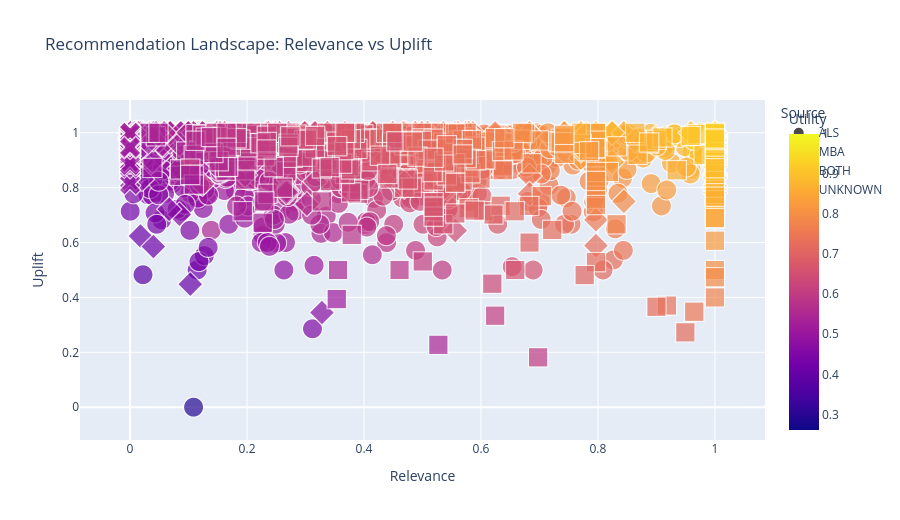
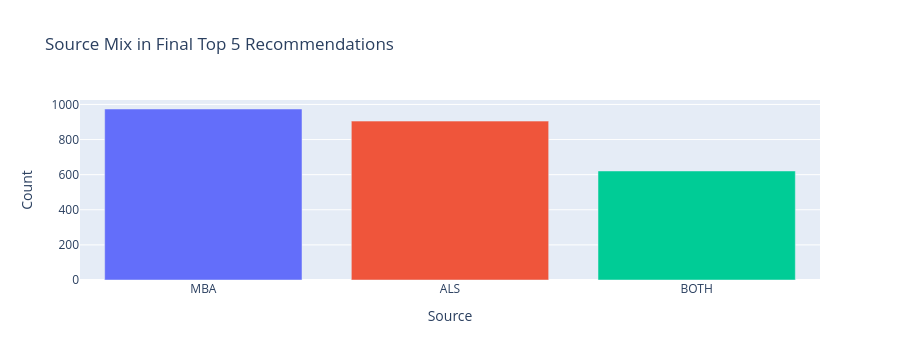

Source (notebook cell) for these figures, in order:
### Code cell
sample_size = min(4000, len(scored_candidates))
scatter_sample = scored_candidates.sample(sample_size, random_state=42).copy()
scatter_sample['Source'] = scatter_sample['source_detail'].fillna('UNKNOWN')

fig_scatter = px.scatter(
    scatter_sample,
    x='Relevance',
    y='Uplift',
    color='Utility',
    symbol='Source',
    size='Normalized_Margin',
    hover_data=['household_key', 'COMMODITY_DESC', 'Context'],
    title='Recommendation Landscape: Relevance vs Uplift',
)
fig_scatter.update_layout(height=520)
fig_scatter.show()

top5_source_mix = top5['source_detail'].value_counts().rename_axis('Source').reset_index(name='Count')
fig_source = px.bar(
    top5_source_mix,
    x='Source',
    y='Count',
    color='Source',
    title='Source Mix in Final Top 5 Recommendations',
)
fig_source.update_layout(height=360, showlegend=False)
fig_source.show()

### Figure 1 — Plotly figure (JSON) as saved in the notebook; plotly's stock layout.template omitted (floating-point values rounded to 4 significant figures; data arrays with more than 128 entries replaced by an {"elided": "..."} marker saying what was removed)
{"data": [{"customdata": {"elided": "2754x3 mixed values"}, "hovertemplate": "Source=ALS<br>Relevance=%{x}<br>Uplift=%{y}<br>Normalized_Margin=%{marker.size}<br>household_key=%{customdata[0]}<br>COMMODITY_DESC=%{customdata[1]}<br>Context=%{customdata[2]}<br>Utility=%{marker.color}<extra></extra>", "legendgroup": "ALS", "marker": {"color": {"elided": "2754 float values"}, "coloraxis": "coloraxis", "size": {"elided": "2754 float values"}, "sizemode": "area", "sizeref": 0.0025, "symbol": "circle"}, "mode": "markers", "name": "ALS", "showlegend": true, "type": "scattergl", "x": {"elided": "2754 float values"}, "xaxis": "x", "y": {"elided": "2754 float values"}, "yaxis": "y"}, {"customdata": {"elided": "704x3 mixed values"}, "hovertemplate": "Source=MBA<br>Relevance=%{x}<br>Uplift=%{y}<br>Normalized_Margin=%{marker.size}<br>household_key=%{customdata[0]}<br>COMMODITY_DESC=%{customdata[1]}<br>Context=%{customdata[2]}<br>Utility=%{marker.color}<extra></extra>", "legendgroup": "MBA", "marker": {"color": {"elided": "704 float values"}, "coloraxis": "coloraxis", "size": {"elided": "704 float values"}, "sizemode": "area", "sizeref": 0.0025, "symbol": "diamond"}, "mode": "markers", "name": "MBA", "showlegend": true, "type": "scattergl", "x": {"elided": "704 float values"}, "xaxis": "x", "y": {"elided": "704 float values"}, "yaxis": "y"}, {"customdata": {"elided": "481x3 mixed values"}, "hovertemplate": "Source=BOTH<br>Relevance=%{x}<br>Uplift=%{y}<br>Normalized_Margin=%{marker.size}<br>household_key=%{customdata[0]}<br>COMMODITY_DESC=%{customdata[1]}<br>Context=%{customdata[2]}<br>Utility=%{marker.color}<extra></extra>", "legendgroup": "BOTH", "marker": {"color": {"elided": "481 float values"}, "coloraxis": "coloraxis", "size": {"elided": "481 float values"}, "sizemode": "area", "sizeref": 0.0025, "symbol": "square"}, "mode": "markers", "name": "BOTH", "showlegend": true, "type": "scattergl", "x": {"elided": "481 float values"}, "xaxis": "x", "y": {"elided": "481 float values"}, "yaxis": "y"}, {"customdata": {"elided": "61x3 mixed values"}, "hovertemplate": "Source=UNKNOWN<br>Relevance=%{x}<br>Uplift=%{y}<br>Normalized_Margin=%{marker.size}<br>household_key=%{customdata[0]}<br>COMMODITY_DESC=%{customdata[1]}<br>Context=%{customdata[2]}<br>Utility=%{marker.color}<extra></extra>", "legendgroup": "UNKNOWN", "marker": {"color": [0.5064, 0.525, 0.5083, 0.4938, 0.4889, 0.5209, 0.5237, 0.5114, 0.5099, 0.5157, 0.4901, 0.525, 0.5192, 0.525, 0.5222, 0.525, 0.5029, 0.5172, 0.3207, 0.525, 0.525, 0.5181, 0.5425, 0.5055, 0.5227, 0.5209, 0.5143, 0.5043, 0.4821, 0.4781, 0.525, 0.3523, 0.525, 0.525, 0.5164, 0.3207, 0.5165, 0.3513, 0.5152, 0.5199, 0.4956, 0.4934, 0.4991, 0.5146, 0.525, 0.5232, 0.4985, 0.5123, 0.5163, 0.5083, 0.5187, 0.5227, 0.4987, 0.4958, 0.5229, 0.525, 0.525, 0.511, 0.5121, 0.3086, 0.3527], "coloraxis": "coloraxis", "size": [1.0, 1.0, 1.0, 1.0, 1.0, 1.0, 1.0, 1.0, 1.0, 1.0, 1.0, 1.0, 1.0, 1.0, 1.0, 1.0, 1.0, 1.0, 0.0, 1.0, 1.0, 1.0, 1.0, 1.0, 1.0, 1.0, 1.0, 1.0, 1.0, 1.0, 1.0, 0.0, 1.0, 1.0, 1.0, 0.0, 1.0, 0.0, 1.0, 1.0, 1.0, 1.0, 1.0, 1.0, 1.0, 1.0, 1.0, 1.0, 1.0, 1.0, 1.0, 1.0, 1.0, 1.0, 1.0, 1.0, 1.0, 1.0, 1.0, 0.0, 0.0], "sizemode": "area", "sizeref": 0.0025, "symbol": "x"}, "mode": "markers", "name": "UNKNOWN", "showlegend": true, "type": "scattergl", "x": [0.0, 0.0, 0.0, 0.0, 0.0, 0.0, 0.0, 0.0, 0.0, 0.0, 0.0, 0.0, 0.0, 0.0, 0.0, 0.0, 0.0, 0.0, 0.0, 0.0, 0.0, 0.0, 0.0, 0.0, 0.0, 0.0, 0.0, 0.0, 0.0, 0.0, 0.0, 0.0, 0.0, 0.0, 0.0, 0.0, 0.0, 0.0, 0.0, 0.0, 0.0, 0.0, 0.0, 0.0, 0.0, 0.0, 0.0, 0.0, 0.0, 0.0, 0.0, 0.0, 0.0, 0.0, 0.0, 0.0, 0.0, 0.0, 0.0, 0.0, 0.0], "xaxis": "x", "y": [0.9257, 1.0, 0.9333, 0.875, 0.8555, 0.9838, 0.9948, 0.9455, 0.9395, 0.963, 0.8605, 1.0, 0.9767, 1.0, 0.9888, 1.0, 0.9118, 0.9688, 0.9828, 1.0, 1.0, 0.9722, 0.95, 0.922, 0.9908, 0.9836, 0.9573, 0.9172, 0.8285, 0.8125, 1.0, 0.9891, 1.0, 1.0, 0.9655, 0.9828, 0.9661, 0.9853, 0.9608, 0.9796, 0.8824, 0.8737, 0.8966, 0.9583, 1.0, 0.9929, 0.894, 0.9492, 0.9652, 0.9333, 0.9747, 0.9907, 0.8947, 0.8831, 0.9916, 1.0, 1.0, 0.944, 0.9483, 0.9344, 0.9907], "yaxis": "y"}], "layout": {"coloraxis": {"colorbar": {"title": {"text": "Utility"}}, "colorscale": [[0, "#0d0887"], [0.1111, "#46039f"], [0.2222, "#7201a8"], [0.3333, "#9c179e"], [0.4444, "#bd3786"], [0.5556, "#d8576b"], [0.6667, "#ed7953"], [0.7778, "#fb9f3a"], [0.8889, "#fdca26"], [1, "#f0f921"]]}, "height": 520, "legend": {"itemsizing": "constant", "title": {"text": "Source"}, "tracegroupgap": 0}, "title": {"text": "Recommendation Landscape: Relevance vs Uplift"}, "xaxis": {"anchor": "y", "domain": [0, 1], "title": {"text": "Relevance"}}, "yaxis": {"anchor": "x", "domain": [0, 1], "title": {"text": "Uplift"}}}}

### Figure 2 — Plotly figure (JSON) as saved in the notebook; plotly's stock layout.template omitted (floating-point values rounded to 4 significant figures)
{"data": [{"hovertemplate": "Source=%{x}<br>Count=%{y}<extra></extra>", "legendgroup": "MBA", "marker": {"color": "#636efa", "pattern": {"shape": ""}}, "name": "MBA", "orientation": "v", "showlegend": true, "textposition": "auto", "type": "bar", "x": ["MBA"], "xaxis": "x", "y": [974], "yaxis": "y"}, {"hovertemplate": "Source=%{x}<br>Count=%{y}<extra></extra>", "legendgroup": "ALS", "marker": {"color": "#EF553B", "pattern": {"shape": ""}}, "name": "ALS", "orientation": "v", "showlegend": true, "textposition": "auto", "type": "bar", "x": ["ALS"], "xaxis": "x", "y": [905], "yaxis": "y"}, {"hovertemplate": "Source=%{x}<br>Count=%{y}<extra></extra>", "legendgroup": "BOTH", "marker": {"color": "#00cc96", "pattern": {"shape": ""}}, "name": "BOTH", "orientation": "v", "showlegend": true, "textposition": "auto", "type": "bar", "x": ["BOTH"], "xaxis": "x", "y": [621], "yaxis": "y"}], "layout": {"barmode": "relative", "height": 360, "legend": {"title": {"text": "Source"}, "tracegroupgap": 0}, "showlegend": false, "title": {"text": "Source Mix in Final Top 5 Recommendations"}, "xaxis": {"anchor": "y", "categoryarray": ["MBA", "ALS", "BOTH"], "categoryorder": "array", "domain": [0, 1], "title": {"text": "Source"}}, "yaxis": {"anchor": "x", "domain": [0, 1], "title": {"text": "Count"}}}}
